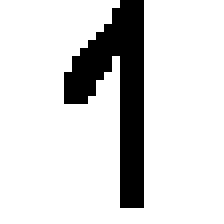
#> input picture tensorflow/homework2/my-1.png, 28 x 28 px (shown 8 times larger)
$ jupyter execute loading-custom-images.ipynb   (shell and % lines are left out)   (older library calls are emulated)
#> lines starting #> are read from the running program, lines starting #| are printed output that depends on the picture; after the words box and inside, x2 and y2 are one past the last pixel; in counts of white or black regions, pixels touching at a corner belong together
[cell 1]
# [8 lines of commented-out code are left out]

[cell 2]
# image.shape

[cell 3]
from PIL import Image, ImageFilter
from matplotlib import pyplot as plt
import numpy as np

def imageprepare(argv):
    """
    This function returns the pixel values.
    The imput is a png file location.
    """
#> called with argv = './my-1.png'
    im = Image.open(argv).convert('L')
#> im: PIL image 28x28 L; 84.7% white; 1 black region, box (x1, y1, x2, y2) and area: (8, 0, 18, 26) 120
    width = float(im.size[0])
#> width = 28
    height = float(im.size[1])
#> height = 28
    newImage = Image.new('L', (28, 28), (255))  # creates white canvas of 28x28 pixels
#> newImage: PIL image 28x28 L; every value is 255

    print(width > height)
#| False
    if width > height:  # check which dimension is bigger
        # Width is bigger. Width becomes 20 pixels.
        nheight = int(round((20.0 / width * height), 0))  # resize height according to ratio width
        if (nheight == 0):  # rare case but minimum is 1 pixel
            nheight = 1
            # resize and sharpen
        img = im.resize((20, nheight), Image.ANTIALIAS).filter(ImageFilter.SHARPEN)
        wtop = int(round(((28 - nheight) / 2), 0))  # calculate horizontal position
        newImage.paste(img, (4, wtop))  # paste resized image on white canvas
    else:
        # Height is bigger. Heigth becomes 20 pixels.
        nwidth = int(round((20.0 / height * width), 0))  # resize width according to ratio height
#> nwidth = 20
        if (nwidth == 0):  # rare case but minimum is 1 pixel
            nwidth = 1
            # resize and sharpen
        img = im.resize((nwidth, 20), Image.ANTIALIAS).filter(ImageFilter.SHARPEN)
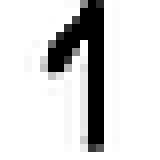
#> img: PIL image 20x20 L (shown 8 times larger); min 0, max 255, mean 215.6
        wleft = int(round(((28 - nwidth) / 2), 0))  # caculate vertical pozition
#> wleft = 4
        newImage.paste(img, (wleft, 4))  # paste resized image on white canvas
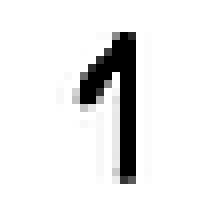
#> newImage: PIL image 28x28 L (shown 8 times larger); min 0, max 255, mean 234.9

    # newImage.save("sample.png

    tv = list(newImage.getdata())  # get pixel values
#> tv = 784 values, max 255 at index 0, min 0 at index 127, mean 234.9

    # normalize pixels to 0 and 1. 0 is pure white, 1 is pure black.
    tva = [(255 - x) * 1.0 / 255.0 for x in tv]
#> tva = 784 values, max 1 at index 127, min 0 at index 0, mean 0.0788
    print(tva)
#> (printed output is left out)
    return tva

x=[imageprepare('./my-1.png')]#file path here

[cell 4]
x_two = [imageprepare('./my-2.png')]
#> call 2 of imageprepare, with argv = './my-2.png'
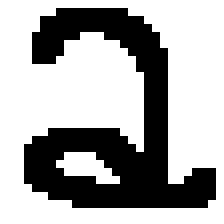
#> input picture tensorflow/homework2/my-2.png, 28 x 28 px (shown 8 times larger)
#> in imageprepare (call 2), `im = Image.open(argv).convert('L')`: im: PIL image 28x28 L; 66.3% white; 1 black region, box (x1, y1, x2, y2) and area: (3, 1, 27, 26) 264
#| False
#> in imageprepare (call 2), `img = im.resize((nwidth, 20), Image.ANTIALIAS).filter(ImageFilter.SHAR..`:
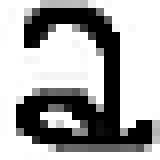
#> img: PIL image 20x20 L (shown 8 times larger); min 0, max 255, mean 168.5
#> in imageprepare (call 2), `newImage.paste(img, (wleft, 4))`:
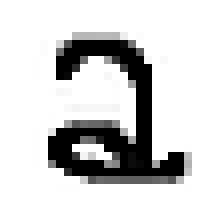
#> newImage: PIL image 28x28 L (shown 8 times larger); min 0, max 255, mean 210.9
#> in imageprepare (call 2), `tv = list(newImage.getdata())`: tv = 784 values, max 255 at index 0, min 0 at index 149, mean 210.9
#> in imageprepare (call 2), `tva = [(255 - x) * 1.0 / 255.0 for x in tv]`: tva = 784 values, max 1 at index 149, min 0 at index 0, mean 0.173
#> (printed output is left out)

[cell 5]
np.asarray(x)

[cell 6]

# We'll show the image and its pixel value histogram side-by-side.
_, (ax1, ax2) = plt.subplots(1, 2)

# To interpret the values as a 28x28 image, we need to reshape
# the numpy array, which is one dimensional.
ax1.imshow(np.asarray(x).reshape(28, 28), cmap=plt.cm.Greys);

ax2.hist(x, bins=20, range=[0,255]);
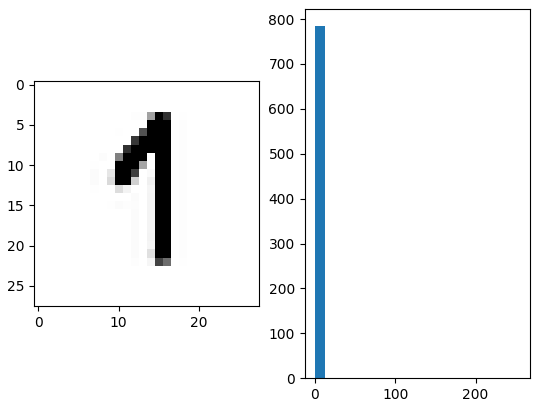
#> figure drawn by matplotlib, 2 panels; panel 2: tallest bar 784 high, from x = 0 to 12.75
